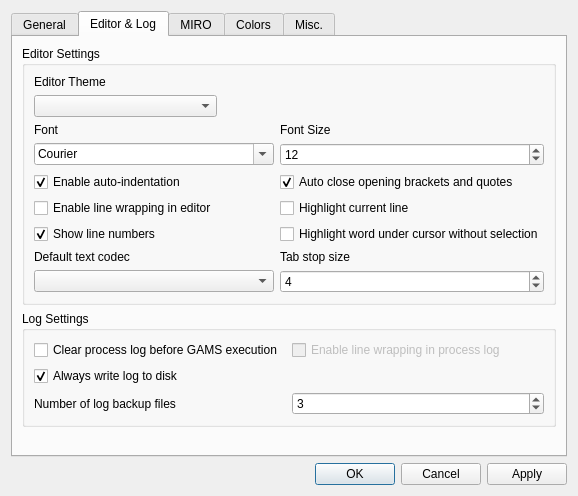
<?xml version="1.0" encoding="UTF-8"?>
<ui version="4.0">
 <class>SettingsDialog</class>
 <widget class="QDialog" name="SettingsDialog">
  <property name="geometry">
   <rect>
    <x>0</x>
    <y>0</y>
    <width>556</width>
    <height>480</height>
   </rect>
  </property>
  <property name="windowTitle">
   <string>Settings</string>
  </property>
  <layout class="QGridLayout" name="gridLayout_10">
   <item row="0" column="0">
    <widget class="QTabWidget" name="tabWidget">
     <property name="enabled">
      <bool>true</bool>
     </property>
     <property name="tabPosition">
      <enum>QTabWidget::North</enum>
     </property>
     <property name="tabShape">
      <enum>QTabWidget::Rounded</enum>
     </property>
     <property name="currentIndex">
      <number>1</number>
     </property>
     <widget class="QWidget" name="tabGeneral">
      <attribute name="title">
       <string>General</string>
      </attribute>
      <layout class="QGridLayout" name="gridLayout">
       <item row="1" column="0">
        <widget class="QGroupBox" name="gb_behavior">
         <property name="title">
          <string>Behavior</string>
         </property>
         <layout class="QVBoxLayout" name="verticalLayout_2">
          <item>
           <widget class="QCheckBox" name="cb_openlst">
            <property name="sizePolicy">
             <sizepolicy hsizetype="Minimum" vsizetype="Preferred">
              <horstretch>0</horstretch>
              <verstretch>0</verstretch>
             </sizepolicy>
            </property>
            <property name="text">
             <string>Open .lst file after running GAMS</string>
            </property>
           </widget>
          </item>
          <item>
           <widget class="QCheckBox" name="cb_jumptoerror">
            <property name="sizePolicy">
             <sizepolicy hsizetype="Minimum" vsizetype="Preferred">
              <horstretch>0</horstretch>
              <verstretch>0</verstretch>
             </sizepolicy>
            </property>
            <property name="text">
             <string>Jump to first compilation error</string>
            </property>
           </widget>
          </item>
          <item>
           <widget class="QCheckBox" name="cb_bringontop">
            <property name="text">
             <string>Raise GAMS Studio when opening a file</string>
            </property>
           </widget>
          </item>
         </layout>
        </widget>
       </item>
       <item row="2" column="0">
        <widget class="QGroupBox" name="gp_backup">
         <property name="title">
          <string>Backup and Restore</string>
         </property>
         <layout class="QGridLayout" name="gridLayout_2">
          <item row="0" column="0">
           <widget class="QPushButton" name="btn_export">
            <property name="enabled">
             <bool>true</bool>
            </property>
            <property name="text">
             <string>Export</string>
            </property>
           </widget>
          </item>
          <item row="0" column="1">
           <widget class="QPushButton" name="btn_import">
            <property name="enabled">
             <bool>true</bool>
            </property>
            <property name="text">
             <string>Import</string>
            </property>
           </widget>
          </item>
          <item row="0" column="2">
           <spacer name="horizontalSpacer">
            <property name="orientation">
             <enum>Qt::Horizontal</enum>
            </property>
            <property name="sizeHint" stdset="0">
             <size>
              <width>40</width>
              <height>20</height>
             </size>
            </property>
           </spacer>
          </item>
         </layout>
        </widget>
       </item>
       <item row="0" column="0">
        <widget class="QGroupBox" name="gb_general">
         <property name="title">
          <string>General Settings</string>
         </property>
         <layout class="QGridLayout" name="gridLayout_3">
          <item row="0" column="0">
           <widget class="QLabel" name="label">
            <property name="text">
             <string>Default GAMS Studio workspace:</string>
            </property>
           </widget>
          </item>
          <item row="1" column="0">
           <widget class="QLineEdit" name="txt_workspace">
            <property name="placeholderText">
             <string/>
            </property>
           </widget>
          </item>
          <item row="1" column="1">
           <widget class="QPushButton" name="btn_browse">
            <property name="text">
             <string>Browse</string>
            </property>
           </widget>
          </item>
          <item row="2" column="0">
           <widget class="QCheckBox" name="cb_skipwelcome">
            <property name="sizePolicy">
             <sizepolicy hsizetype="Minimum" vsizetype="Preferred">
              <horstretch>0</horstretch>
              <verstretch>0</verstretch>
             </sizepolicy>
            </property>
            <property name="text">
             <string>Do not show welcome page</string>
            </property>
           </widget>
          </item>
          <item row="3" column="0">
           <widget class="QCheckBox" name="cb_restoretabs">
            <property name="sizePolicy">
             <sizepolicy hsizetype="Minimum" vsizetype="Preferred">
              <horstretch>0</horstretch>
              <verstretch>0</verstretch>
             </sizepolicy>
            </property>
            <property name="text">
             <string>Restore last opened tabs on startup</string>
            </property>
           </widget>
          </item>
          <item row="4" column="0" colspan="2">
           <widget class="QCheckBox" name="cb_autosave">
            <property name="sizePolicy">
             <sizepolicy hsizetype="Minimum" vsizetype="Preferred">
              <horstretch>0</horstretch>
              <verstretch>0</verstretch>
             </sizepolicy>
            </property>
            <property name="text">
             <string>Automatically save modified files before running GAMS</string>
            </property>
           </widget>
          </item>
         </layout>
        </widget>
       </item>
       <item row="3" column="0">
        <spacer name="verticalSpacer_3">
         <property name="orientation">
          <enum>Qt::Vertical</enum>
         </property>
         <property name="sizeHint" stdset="0">
          <size>
           <width>20</width>
           <height>1</height>
          </size>
         </property>
        </spacer>
       </item>
      </layout>
     </widget>
     <widget class="QWidget" name="tabEditor">
      <attribute name="title">
       <string>Editor &amp;&amp; Log</string>
      </attribute>
      <layout class="QGridLayout" name="gridLayout_4">
       <item row="0" column="0">
        <widget class="QGroupBox" name="gp_editor">
         <property name="title">
          <string>Editor Settings</string>
         </property>
         <layout class="QGridLayout" name="gridLayout_5">
          <item row="4" column="2">
           <widget class="QCheckBox" name="cb_autoclose">
            <property name="text">
             <string>Auto close opening brackets and quotes</string>
            </property>
            <property name="checked">
             <bool>true</bool>
            </property>
           </widget>
          </item>
          <item row="7" column="0">
           <widget class="QCheckBox" name="cb_showlinenr">
            <property name="enabled">
             <bool>true</bool>
            </property>
            <property name="sizePolicy">
             <sizepolicy hsizetype="Minimum" vsizetype="Preferred">
              <horstretch>0</horstretch>
              <verstretch>0</verstretch>
             </sizepolicy>
            </property>
            <property name="text">
             <string>Show line numbers</string>
            </property>
            <property name="checkable">
             <bool>true</bool>
            </property>
            <property name="checked">
             <bool>true</bool>
            </property>
           </widget>
          </item>
          <item row="3" column="0" colspan="2">
           <widget class="QFontComboBox" name="fontComboBox">
            <property name="fontFilters">
             <set>QFontComboBox::MonospacedFonts</set>
            </property>
            <property name="currentFont">
             <font>
              <family>Source Code Pro</family>
              <pointsize>12</pointsize>
             </font>
            </property>
           </widget>
          </item>
          <item row="1" column="0">
           <widget class="QComboBox" name="combo_editorTheme"/>
          </item>
          <item row="3" column="2">
           <widget class="QSpinBox" name="sb_fontsize">
            <property name="minimum">
             <number>5</number>
            </property>
            <property name="maximum">
             <number>50</number>
            </property>
            <property name="value">
             <number>12</number>
            </property>
           </widget>
          </item>
          <item row="9" column="2">
           <widget class="QLabel" name="label_tabsize">
            <property name="sizePolicy">
             <sizepolicy hsizetype="Preferred" vsizetype="Preferred">
              <horstretch>0</horstretch>
              <verstretch>0</verstretch>
             </sizepolicy>
            </property>
            <property name="text">
             <string>Tab stop size</string>
            </property>
           </widget>
          </item>
          <item row="5" column="0">
           <widget class="QCheckBox" name="cb_linewrap_editor">
            <property name="enabled">
             <bool>true</bool>
            </property>
            <property name="sizePolicy">
             <sizepolicy hsizetype="Minimum" vsizetype="Preferred">
              <horstretch>0</horstretch>
              <verstretch>0</verstretch>
             </sizepolicy>
            </property>
            <property name="text">
             <string>Enable line wrapping in editor</string>
            </property>
            <property name="checkable">
             <bool>true</bool>
            </property>
            <property name="checked">
             <bool>false</bool>
            </property>
           </widget>
          </item>
          <item row="7" column="2">
           <widget class="QCheckBox" name="cb_highlightUnderCursor">
            <property name="enabled">
             <bool>true</bool>
            </property>
            <property name="sizePolicy">
             <sizepolicy hsizetype="Minimum" vsizetype="Preferred">
              <horstretch>0</horstretch>
              <verstretch>0</verstretch>
             </sizepolicy>
            </property>
            <property name="toolTip">
             <string>When activated all occurrences of the word that is currently under the text cursor will be highlighted. When deactivated a selection of the word is needed.</string>
            </property>
            <property name="text">
             <string>Highlight word under cursor without selection</string>
            </property>
            <property name="checkable">
             <bool>true</bool>
            </property>
           </widget>
          </item>
          <item row="2" column="2">
           <widget class="QLabel" name="label_3">
            <property name="text">
             <string>Font Size</string>
            </property>
           </widget>
          </item>
          <item row="4" column="0">
           <widget class="QCheckBox" name="cb_autoindent">
            <property name="enabled">
             <bool>true</bool>
            </property>
            <property name="sizePolicy">
             <sizepolicy hsizetype="Minimum" vsizetype="Preferred">
              <horstretch>0</horstretch>
              <verstretch>0</verstretch>
             </sizepolicy>
            </property>
            <property name="text">
             <string>Enable auto-indentation</string>
            </property>
            <property name="checkable">
             <bool>true</bool>
            </property>
            <property name="checked">
             <bool>true</bool>
            </property>
           </widget>
          </item>
          <item row="5" column="2">
           <widget class="QCheckBox" name="cb_highlightcurrent">
            <property name="enabled">
             <bool>true</bool>
            </property>
            <property name="sizePolicy">
             <sizepolicy hsizetype="Minimum" vsizetype="Preferred">
              <horstretch>0</horstretch>
              <verstretch>0</verstretch>
             </sizepolicy>
            </property>
            <property name="text">
             <string>Highlight current line</string>
            </property>
            <property name="checkable">
             <bool>true</bool>
            </property>
           </widget>
          </item>
          <item row="2" column="0">
           <widget class="QLabel" name="label_2">
            <property name="text">
             <string>Font</string>
            </property>
           </widget>
          </item>
          <item row="0" column="0">
           <widget class="QLabel" name="label_11">
            <property name="text">
             <string>Editor Theme</string>
            </property>
           </widget>
          </item>
          <item row="10" column="2">
           <widget class="QSpinBox" name="sb_tabsize">
            <property name="enabled">
             <bool>true</bool>
            </property>
            <property name="minimum">
             <number>1</number>
            </property>
            <property name="maximum">
             <number>50</number>
            </property>
            <property name="value">
             <number>4</number>
            </property>
           </widget>
          </item>
          <item row="9" column="0">
           <widget class="QLabel" name="label_defaultCodec">
            <property name="text">
             <string>Default text codec</string>
            </property>
           </widget>
          </item>
          <item row="10" column="0" colspan="2">
           <widget class="QComboBox" name="codecComboBox"/>
          </item>
         </layout>
        </widget>
       </item>
       <item row="1" column="0">
        <widget class="QGroupBox" name="groupBox">
         <property name="title">
          <string>Log Settings</string>
         </property>
         <layout class="QGridLayout" name="gridLayout_8">
          <item row="1" column="1">
           <widget class="QCheckBox" name="cb_clearlog">
            <property name="enabled">
             <bool>true</bool>
            </property>
            <property name="sizePolicy">
             <sizepolicy hsizetype="Minimum" vsizetype="Preferred">
              <horstretch>0</horstretch>
              <verstretch>0</verstretch>
             </sizepolicy>
            </property>
            <property name="text">
             <string>Clear process log before GAMS execution</string>
            </property>
            <property name="checkable">
             <bool>true</bool>
            </property>
            <property name="checked">
             <bool>false</bool>
            </property>
           </widget>
          </item>
          <item row="2" column="1">
           <widget class="QCheckBox" name="cb_writeLog">
            <property name="text">
             <string>Always write log to disk</string>
            </property>
            <property name="checked">
             <bool>true</bool>
            </property>
           </widget>
          </item>
          <item row="3" column="1">
           <widget class="QLabel" name="lbl_nrBackups">
            <property name="text">
             <string>Number of log backup files</string>
            </property>
           </widget>
          </item>
          <item row="3" column="2">
           <widget class="QSpinBox" name="sb_nrLogBackups">
            <property name="value">
             <number>3</number>
            </property>
           </widget>
          </item>
          <item row="1" column="2">
           <widget class="QCheckBox" name="cb_linewrap_process">
            <property name="enabled">
             <bool>false</bool>
            </property>
            <property name="sizePolicy">
             <sizepolicy hsizetype="Minimum" vsizetype="Preferred">
              <horstretch>0</horstretch>
              <verstretch>0</verstretch>
             </sizepolicy>
            </property>
            <property name="text">
             <string>Enable line wrapping in process log</string>
            </property>
            <property name="checkable">
             <bool>true</bool>
            </property>
            <property name="checked">
             <bool>false</bool>
            </property>
           </widget>
          </item>
         </layout>
        </widget>
       </item>
       <item row="2" column="0">
        <spacer name="verticalSpacer_2">
         <property name="orientation">
          <enum>Qt::Vertical</enum>
         </property>
         <property name="sizeHint" stdset="0">
          <size>
           <width>20</width>
           <height>1</height>
          </size>
         </property>
        </spacer>
       </item>
      </layout>
     </widget>
     <widget class="QWidget" name="tab">
      <attribute name="title">
       <string>MIRO</string>
      </attribute>
      <layout class="QVBoxLayout" name="verticalLayout_miro">
       <item>
        <widget class="QLabel" name="label_mirolocation">
         <property name="text">
          <string>MIRO installation location</string>
         </property>
        </widget>
       </item>
       <item>
        <layout class="QHBoxLayout" name="horizontalLayout_miro">
         <item>
          <widget class="QLineEdit" name="miroEdit"/>
         </item>
         <item>
          <widget class="QPushButton" name="miroBrowseButton">
           <property name="text">
            <string>Browse</string>
           </property>
          </widget>
         </item>
        </layout>
       </item>
       <item>
        <spacer name="verticalSpacer_miro">
         <property name="orientation">
          <enum>Qt::Vertical</enum>
         </property>
         <property name="sizeType">
          <enum>QSizePolicy::Expanding</enum>
         </property>
         <property name="sizeHint" stdset="0">
          <size>
           <width>20</width>
           <height>1</height>
          </size>
         </property>
        </spacer>
       </item>
      </layout>
     </widget>
     <widget class="QWidget" name="tabColors">
      <attribute name="title">
       <string>Colors</string>
      </attribute>
      <layout class="QVBoxLayout" name="verticalLayout_3">
       <item>
        <widget class="QGroupBox" name="groupBox_2">
         <property name="title">
          <string>Color Scheme</string>
         </property>
         <layout class="QHBoxLayout" name="horizontalLayout">
          <item>
           <widget class="QLabel" name="label_currentscheme">
            <property name="text">
             <string>Current Scheme</string>
            </property>
           </widget>
          </item>
          <item>
           <widget class="QComboBox" name="cbSchemes">
            <property name="sizePolicy">
             <sizepolicy hsizetype="MinimumExpanding" vsizetype="Fixed">
              <horstretch>0</horstretch>
              <verstretch>0</verstretch>
             </sizepolicy>
            </property>
           </widget>
          </item>
          <item>
           <widget class="QPushButton" name="btRename">
            <property name="text">
             <string>Rename</string>
            </property>
           </widget>
          </item>
          <item>
           <widget class="QPushButton" name="btClone">
            <property name="text">
             <string>Clone</string>
            </property>
           </widget>
          </item>
          <item>
           <widget class="QPushButton" name="btRemove">
            <property name="text">
             <string>Remove</string>
            </property>
           </widget>
          </item>
          <item>
           <widget class="QPushButton" name="btResetAll">
            <property name="text">
             <string>Reset All</string>
            </property>
           </widget>
          </item>
         </layout>
        </widget>
       </item>
       <item>
        <widget class="QGroupBox" name="groupEditorColors">
         <property name="title">
          <string>Editor Colors</string>
         </property>
         <property name="hideName" stdset="0">
          <bool>false</bool>
         </property>
         <property name="hideFormat" stdset="0">
          <bool>true</bool>
         </property>
         <layout class="QVBoxLayout" name="verticalLayout">
          <property name="spacing">
           <number>0</number>
          </property>
          <property name="leftMargin">
           <number>0</number>
          </property>
          <property name="topMargin">
           <number>0</number>
          </property>
          <property name="rightMargin">
           <number>0</number>
          </property>
          <property name="bottomMargin">
           <number>4</number>
          </property>
          <item>
           <widget class="QWidget" name="editP1" native="true">
            <property name="hideName" stdset="0">
             <bool>false</bool>
            </property>
            <property name="hideFormat" stdset="0">
             <bool>true</bool>
            </property>
            <layout class="QGridLayout" name="gridLayout_12"/>
           </widget>
          </item>
          <item>
           <widget class="QWidget" name="editP2c" native="true">
            <property name="hideName" stdset="0">
             <bool>false</bool>
            </property>
            <property name="hideFormat" stdset="0">
             <bool>true</bool>
            </property>
            <layout class="QHBoxLayout" name="horizontalLayout_2">
             <property name="spacing">
              <number>0</number>
             </property>
             <property name="leftMargin">
              <number>0</number>
             </property>
             <property name="topMargin">
              <number>0</number>
             </property>
             <property name="rightMargin">
              <number>0</number>
             </property>
             <property name="bottomMargin">
              <number>0</number>
             </property>
             <item>
              <widget class="QWidget" name="editP2" native="true">
               <layout class="QGridLayout" name="gridLayout_14"/>
              </widget>
             </item>
             <item>
              <spacer name="horizontalSpacer_3">
               <property name="orientation">
                <enum>Qt::Horizontal</enum>
               </property>
               <property name="sizeHint" stdset="0">
                <size>
                 <width>675</width>
                 <height>20</height>
                </size>
               </property>
              </spacer>
             </item>
            </layout>
           </widget>
          </item>
         </layout>
        </widget>
       </item>
       <item>
        <widget class="QGroupBox" name="groupSyntaxColors">
         <property name="title">
          <string>Syntax Colors</string>
         </property>
         <property name="hideName" stdset="0">
          <bool>false</bool>
         </property>
         <property name="hideFormat" stdset="0">
          <bool>false</bool>
         </property>
         <layout class="QGridLayout" name="gridLayout_13">
          <property name="topMargin">
           <number>0</number>
          </property>
          <property name="bottomMargin">
           <number>4</number>
          </property>
          <property name="horizontalSpacing">
           <number>0</number>
          </property>
          <property name="verticalSpacing">
           <number>4</number>
          </property>
          <item row="1" column="0">
           <widget class="QWidget" name="syntax" native="true">
            <layout class="QGridLayout" name="gridLayout_15"/>
           </widget>
          </item>
         </layout>
        </widget>
       </item>
       <item>
        <widget class="QGroupBox" name="groupIconColors">
         <property name="sizePolicy">
          <sizepolicy hsizetype="Minimum" vsizetype="Preferred">
           <horstretch>0</horstretch>
           <verstretch>0</verstretch>
          </sizepolicy>
         </property>
         <property name="title">
          <string>Icon Colors</string>
         </property>
         <property name="hideName" stdset="0">
          <bool>true</bool>
         </property>
         <property name="hideFormat" stdset="0">
          <bool>true</bool>
         </property>
         <layout class="QGridLayout" name="gridLayout_11" columnstretch="1,1,1,1,1">
          <property name="leftMargin">
           <number>9</number>
          </property>
          <property name="topMargin">
           <number>0</number>
          </property>
          <property name="rightMargin">
           <number>9</number>
          </property>
          <property name="bottomMargin">
           <number>4</number>
          </property>
          <property name="horizontalSpacing">
           <number>0</number>
          </property>
          <property name="verticalSpacing">
           <number>4</number>
          </property>
          <item row="0" column="1">
           <widget class="QLabel" name="label_5">
            <property name="text">
             <string>Normal</string>
            </property>
            <property name="alignment">
             <set>Qt::AlignCenter</set>
            </property>
           </widget>
          </item>
          <item row="0" column="2">
           <widget class="QLabel" name="label_6">
            <property name="text">
             <string>Disabled</string>
            </property>
            <property name="alignment">
             <set>Qt::AlignCenter</set>
            </property>
           </widget>
          </item>
          <item row="0" column="3">
           <widget class="QLabel" name="label_7">
            <property name="text">
             <string>Active</string>
            </property>
            <property name="alignment">
             <set>Qt::AlignCenter</set>
            </property>
           </widget>
          </item>
          <item row="1" column="0">
           <widget class="QLabel" name="label_9">
            <property name="text">
             <string>Line Color</string>
            </property>
           </widget>
          </item>
          <item row="0" column="4">
           <widget class="QLabel" name="label_8">
            <property name="text">
             <string>Selected</string>
            </property>
            <property name="alignment">
             <set>Qt::AlignCenter</set>
            </property>
           </widget>
          </item>
          <item row="2" column="0">
           <widget class="QLabel" name="label_10">
            <property name="text">
             <string>Background</string>
            </property>
           </widget>
          </item>
         </layout>
        </widget>
       </item>
       <item>
        <spacer name="verticalSpacer_4">
         <property name="orientation">
          <enum>Qt::Vertical</enum>
         </property>
         <property name="sizeHint" stdset="0">
          <size>
           <width>20</width>
           <height>40</height>
          </size>
         </property>
        </spacer>
       </item>
       <item>
        <widget class="QToolBox" name="toolBox">
         <property name="currentIndex">
          <number>0</number>
         </property>
         <widget class="QWidget" name="page">
          <property name="geometry">
           <rect>
            <x>0</x>
            <y>0</y>
            <width>808</width>
            <height>72</height>
           </rect>
          </property>
          <attribute name="label">
           <string>Page 1</string>
          </attribute>
         </widget>
         <widget class="QWidget" name="page_2">
          <property name="geometry">
           <rect>
            <x>0</x>
            <y>0</y>
            <width>100</width>
            <height>30</height>
           </rect>
          </property>
          <attribute name="label">
           <string>Page 2</string>
          </attribute>
         </widget>
        </widget>
       </item>
      </layout>
     </widget>
     <widget class="QWidget" name="tabMisc">
      <attribute name="title">
       <string>Misc.</string>
      </attribute>
      <layout class="QGridLayout" name="gridLayout_7">
       <item row="0" column="0">
        <widget class="QGroupBox" name="gb_general_2">
         <property name="sizePolicy">
          <sizepolicy hsizetype="Expanding" vsizetype="Expanding">
           <horstretch>0</horstretch>
           <verstretch>0</verstretch>
          </sizepolicy>
         </property>
         <property name="title">
          <string>Miscellaneous Settings</string>
         </property>
         <layout class="QGridLayout" name="gridLayout_6">
          <item row="0" column="0">
           <widget class="QLabel" name="lbl_openModLib">
            <property name="text">
             <string>User model library: </string>
            </property>
           </widget>
          </item>
          <item row="1" column="0">
           <widget class="QLabel" name="lbl_wpHistorySize">
            <property name="text">
             <string>&lt;html&gt;&lt;head/&gt;&lt;body&gt;&lt;p&gt;Welcome Page size of 'Last Files' list&amp;nbsp;&amp;nbsp;&lt;/p&gt;&lt;/body&gt;&lt;/html&gt;</string>
            </property>
           </widget>
          </item>
          <item row="2" column="1">
           <widget class="QPushButton" name="btn_resetView">
            <property name="text">
             <string>Reset</string>
            </property>
           </widget>
          </item>
          <item row="0" column="2">
           <spacer name="horizontalSpacer_2">
            <property name="orientation">
             <enum>Qt::Horizontal</enum>
            </property>
            <property name="sizeHint" stdset="0">
             <size>
              <width>40</width>
              <height>20</height>
             </size>
            </property>
           </spacer>
          </item>
          <item row="2" column="0">
           <widget class="QLabel" name="lbl_resetView">
            <property name="text">
             <string>Reset window size, position and states: </string>
            </property>
           </widget>
          </item>
          <item row="1" column="1">
           <widget class="QSpinBox" name="sb_historySize">
            <property name="suffix">
             <string/>
            </property>
            <property name="minimum">
             <number>1</number>
            </property>
           </widget>
          </item>
          <item row="0" column="1">
           <widget class="QPushButton" name="btn_openUserLibLocation">
            <property name="sizePolicy">
             <sizepolicy hsizetype="Minimum" vsizetype="Fixed">
              <horstretch>0</horstretch>
              <verstretch>0</verstretch>
             </sizepolicy>
            </property>
            <property name="text">
             <string>Open Location</string>
            </property>
           </widget>
          </item>
         </layout>
        </widget>
       </item>
       <item row="1" column="0">
        <widget class="QGroupBox" name="insertingNewOptionGroupBox">
         <property name="title">
          <string>Solver Option Editor Settings</string>
         </property>
         <layout class="QGridLayout" name="gridLayout_9">
          <item row="1" column="0">
           <widget class="QCheckBox" name="overrideExistingOptionCheckBox">
            <property name="text">
             <string>Override existing option, if there is any</string>
            </property>
            <property name="checked">
             <bool>true</bool>
            </property>
           </widget>
          </item>
          <item row="0" column="0">
           <widget class="QLabel" name="insertingNewOptionLabel">
            <property name="text">
             <string>When inserting a new option from definition:</string>
            </property>
           </widget>
          </item>
          <item row="3" column="0">
           <widget class="QCheckBox" name="addEOLCommentCheckBox">
            <property name="text">
             <string>Add option description as end of line comment (when available)</string>
            </property>
           </widget>
          </item>
          <item row="2" column="0">
           <widget class="QCheckBox" name="addCommentAboveCheckBox">
            <property name="text">
             <string>Add option description as comment above</string>
            </property>
           </widget>
          </item>
          <item row="4" column="0">
           <widget class="QLabel" name="deletingOptionLabel">
            <property name="text">
             <string>When deleting or replacing an option:</string>
            </property>
           </widget>
          </item>
          <item row="5" column="0">
           <widget class="QCheckBox" name="deleteCommentAboveCheckbox">
            <property name="text">
             <string>Delete all immediate comments above, if there are any</string>
            </property>
            <property name="checked">
             <bool>false</bool>
            </property>
           </widget>
          </item>
         </layout>
        </widget>
       </item>
       <item row="3" column="0">
        <spacer name="verticalSpacer">
         <property name="orientation">
          <enum>Qt::Vertical</enum>
         </property>
         <property name="sizeHint" stdset="0">
          <size>
           <width>20</width>
           <height>1</height>
          </size>
         </property>
        </spacer>
       </item>
      </layout>
     </widget>
    </widget>
   </item>
   <item row="1" column="0">
    <widget class="QDialogButtonBox" name="buttonBox">
     <property name="orientation">
      <enum>Qt::Horizontal</enum>
     </property>
     <property name="standardButtons">
      <set>QDialogButtonBox::Apply|QDialogButtonBox::Cancel|QDialogButtonBox::Ok</set>
     </property>
     <property name="centerButtons">
      <bool>false</bool>
     </property>
    </widget>
   </item>
  </layout>
 </widget>
 <resources/>
 <connections>
  <connection>
   <sender>buttonBox</sender>
   <signal>accepted()</signal>
   <receiver>SettingsDialog</receiver>
   <slot>accept()</slot>
   <hints>
    <hint type="sourcelabel">
     <x>236</x>
     <y>649</y>
    </hint>
    <hint type="destinationlabel">
     <x>157</x>
     <y>274</y>
    </hint>
   </hints>
  </connection>
  <connection>
   <sender>buttonBox</sender>
   <signal>rejected()</signal>
   <receiver>SettingsDialog</receiver>
   <slot>reject()</slot>
   <hints>
    <hint type="sourcelabel">
     <x>304</x>
     <y>649</y>
    </hint>
    <hint type="destinationlabel">
     <x>286</x>
     <y>274</y>
    </hint>
   </hints>
  </connection>
 </connections>
</ui>
